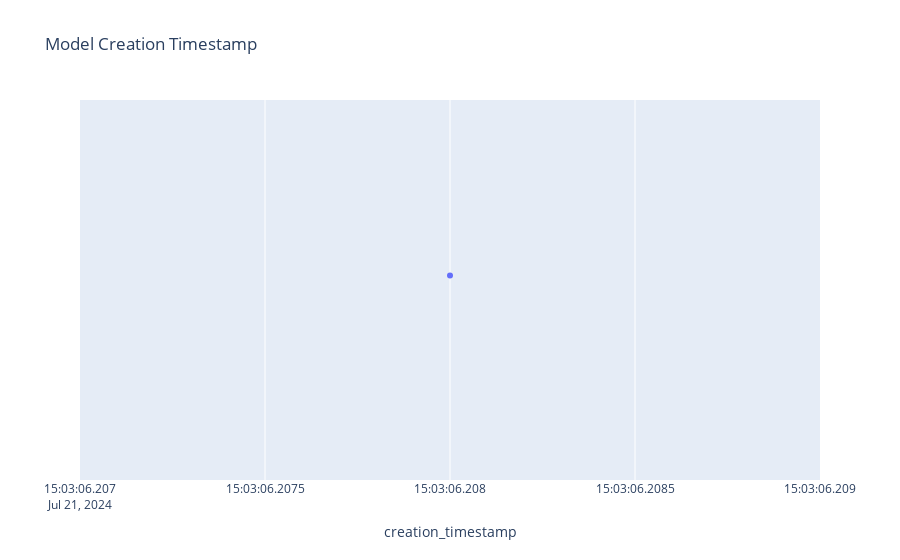

Source (notebook cell):
### Code cell
px.strip(
    models,
    x="creation_timestamp",
    hover_name="name",
    hover_data=models.columns,
    title="Model Creation Timestamp",
)

### Figure 1 — Plotly figure (JSON) as saved in the notebook; plotly's stock layout.template omitted (floating-point values rounded to 4 significant figures)
{"data": [{"alignmentgroup": "True", "boxpoints": "all", "customdata": [[{"Champion": "1"}, "", "2024-07-21T15:03:11.695000", "bikes", {}]], "fillcolor": "rgba(255,255,255,0)", "hoveron": "points", "hovertemplate": "<b>%{hovertext}</b><br><br>creation_timestamp=%{x}<br>aliases=%{customdata[0]}<br>description=%{customdata[1]}<br>last_updated_timestamp=%{customdata[2]}<br>name=%{customdata[3]}<br>tags=%{customdata[4]}<extra></extra>", "hovertext": ["bikes"], "legendgroup": "", "line": {"color": "rgba(255,255,255,0)"}, "marker": {"color": "#636efa"}, "name": "", "offsetgroup": "", "orientation": "h", "pointpos": 0, "showlegend": false, "type": "box", "x": ["2024-07-21T15:03:06.208000"], "x0": " ", "xaxis": "x", "y0": " ", "yaxis": "y"}], "layout": {"boxmode": "group", "legend": {"tracegroupgap": 0}, "title": {"text": "Model Creation Timestamp"}, "xaxis": {"anchor": "y", "domain": [0, 1], "title": {"text": "creation_timestamp"}}, "yaxis": {"anchor": "x", "domain": [0, 1]}}}
